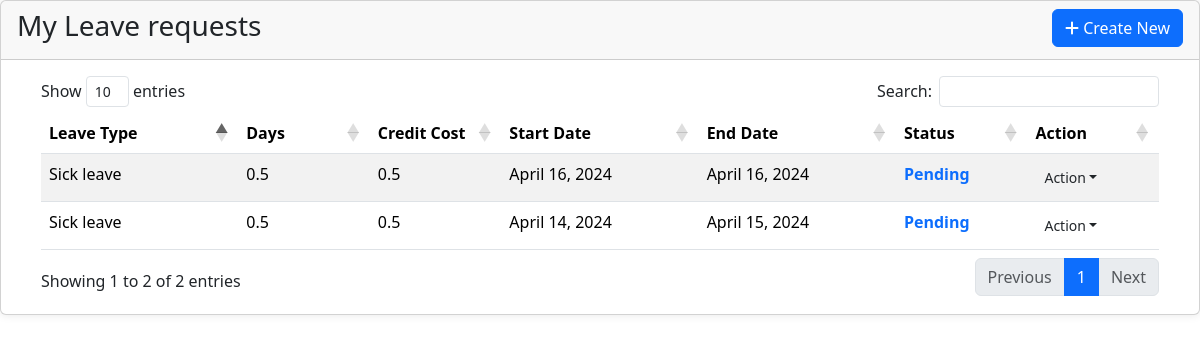
Screenshot of /user/requests.php (signed in) with the database file from the repository.
### tables this page shows
CREATE TABLE `employee_leave` (
  `leave_id` int(11) NOT NULL,
  `employee_id` varchar(20) NOT NULL,
  `leave_type` int(11) NOT NULL,
  `start_date` date NOT NULL,
  `end_date` date DEFAULT NULL,
  `status` varchar(50) NOT NULL,
  `reason` varchar(150) NOT NULL,
  `leave_form` text NOT NULL,
  `med_cert` text DEFAULT NULL,
  `days` float NOT NULL,
  `credit_cost` float NOT NULL,
  `reject_reason` varchar(255) NOT NULL
);

CREATE TABLE `leave_type` (
  `type_id` int(11) NOT NULL,
  `leave_name` varchar(50) NOT NULL
);

### user/requests.php (the view, shortened to what this page needs)
<?php
    require('../config.php');
?>
<!DOCTYPE html>
<html lang="en">
<head>
    <link rel="stylesheet" href="../css/contents.css?ver=0001">
    <link href="https://cdn.jsdelivr.net/npm/bootstrap@5.3.3/dist/css/bootstrap.min.css" rel="stylesheet">
    <link rel="stylesheet" type="text/css" href="https://cdn.datatables.net/1.11.5/css/dataTables.bootstrap4.min.css">
</head>
<body>
<div class="card card-outline card-primary">
	<div class="card-header">
		<h3 class="card-title">My Leave requests</h3>
		<div class="card-tools">
			<a href="#" onclick="loadContent('new_request.php')" class="btn btn-flat btn-primary"><span class="fas fa-plus"></span>  Create New</a>
		</div>
	</div>
	<div class="card-body">
		<div class="container-fluid">
        <div class="container-fluid">
			<table id="tableData" class="table table-striped">
				<colgroup>
					<col width="15%">
					<col width="10%">
					<col width="10%">
					<col width="15%">
					<col width="15%">
					<col width="10%">
					<col width="10%">
				</colgroup>
				<thead>
					<tr>
						<th>Leave Type</th>
						<th>Days</th>
						<th>Credit Cost</th>
						<th>Start Date</th>
						<th>End Date</th>
						<th>Status</th>
						<th>Action</th>
					</tr>
				</thead>
				<tbody>
                        <?php
							if(isset($_SESSION['employee_id'])){
								$employeeId = $_SESSION['employee_id'];
							}
							$counter = 0;
							$requestSql = $con -> query("SELECT * FROM
								employee_leave
								INNER JOIN employee ON employee_leave.employee_id=employee.employee_id
								INNER JOIN leave_type ON employee_leave.leave_type = leave_type.type_id
								WHERE employee_leave.status = 'Pending' AND employee.employee_id = '$employeeId' ORDER BY leave_id DESC"
							);
                            while($employee = $requestSql -> fetch_assoc()){
							$counter++;
                        ?>
						<tr>
							<td>
                            <?=$employee['leave_name']?>
                            </td>
							<td>
								<?=$employee['days']?>
                            </td>
							<td><?=$employee['credit_cost']?></td>
							<td><?= date('F j, Y', strtotime($employee['start_date'])) ?></td>
							<td><?= date('F j, Y', strtotime($employee['end_date'])) ?></td>
							<td>
                            <?php if($employee['status'] == 'Approved'): ?>
									<b class="text-success">Approved</b>
								<?php elseif($employee['status'] == 'Denied'): ?>
									<b class="text-danger">Denied</b>
								<?php else: ?>
									<b class="text-primary">Pending</b>
								<?php endif; ?>
							</td>
							<td>
								<div class="dropdown">
									<button class="btn btn-flat btn-default btn-sm dropdown-toggle" onclick="toggleDropdown(<?=$counter?>)" aria-expanded="false">Action</button>
								</div>
							</td>
						</tr>
                        <?php
                            }
                        ?>
				</tbody>
			</table>
		</div>
		</div>
	</div>
</div>
</body>
</html>

### css/contents.css (style rules this page uses)
.card { position: relative; display: flex; flex-direction: column; min-width: 0; word-wrap: break-word; background-color: #fff; background-clip: border-box; border: 1px solid rgba(0, 0, 0, 0.125); border-radius: 0.25rem; }
.card-body { flex: 1 1 auto; padding: 1rem 1rem; }
.card-title { margin-bottom: 0.5rem; }
.card-header { padding: 0.5rem 1rem; margin-bottom: 0; background-color: rgba(0, 0, 0, 0.03); border-bottom: 1px solid rgba(0, 0, 0, 0.125); }
.card-header:first-child { border-radius: calc(0.25rem - 1px) calc(0.25rem - 1px) 0 0; }
.card { border-radius: 15px; box-shadow: 0 0 10px rgba(0, 0, 0, 0.1); }
.card-header { border-bottom: none; }
.card-body { padding: 20px; }
.table { margin-bottom: 0; }
.dropdown { position: relative; display: inline-block; }
.card-header { display: flex; justify-content: space-between; }

### rows the page displays
employee_leave: leave_type.leave_name "Sick leave", days "0.5", credit_cost "0.5", start_date "April 16, 2024", end_date "April 16, 2024", status "Pending"
employee_leave: leave_type.leave_name "Sick leave", days "0.5", credit_cost "0.5", start_date "April 14, 2024", end_date "April 15, 2024", status "Pending"
